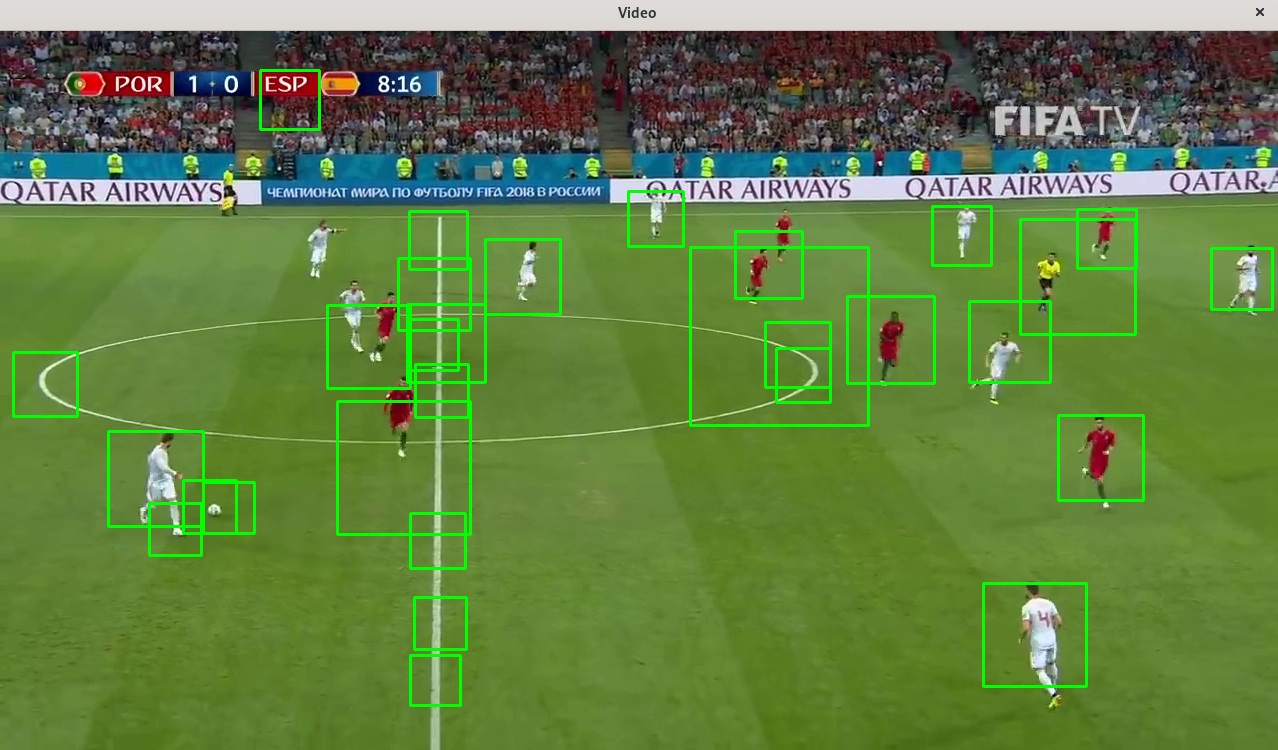
#> input picture picture.png, 1278 x 750 px, given in place of poresp.mp4, which was not available
$ python football.py
#> lines starting #> are read from the running program, lines starting #| are printed output that depends on the picture; after the words box and inside, x2 and y2 are one past the last pixel; in counts of white or black regions, pixels touching at a corner belong together; pictures that were not available may be replaced by others from this repository, and a replacement may not be noted
#> further down, frame is the input picture: shape (750, 1278, 3); mean B, G, R 65.7, 127.6, 96.8
#!/usr/bin/bash/python3
import cv2 as cv

cascade = cv.CascadeClassifier('cascade/cascade.xml')

cap = cv.VideoCapture('videos/poresp.mp4')
if not cap.isOpened:
    print("Error opening video")

def detect(frame):
    frame_gray = cv.cvtColor(frame, cv.COLOR_BGR2GRAY)
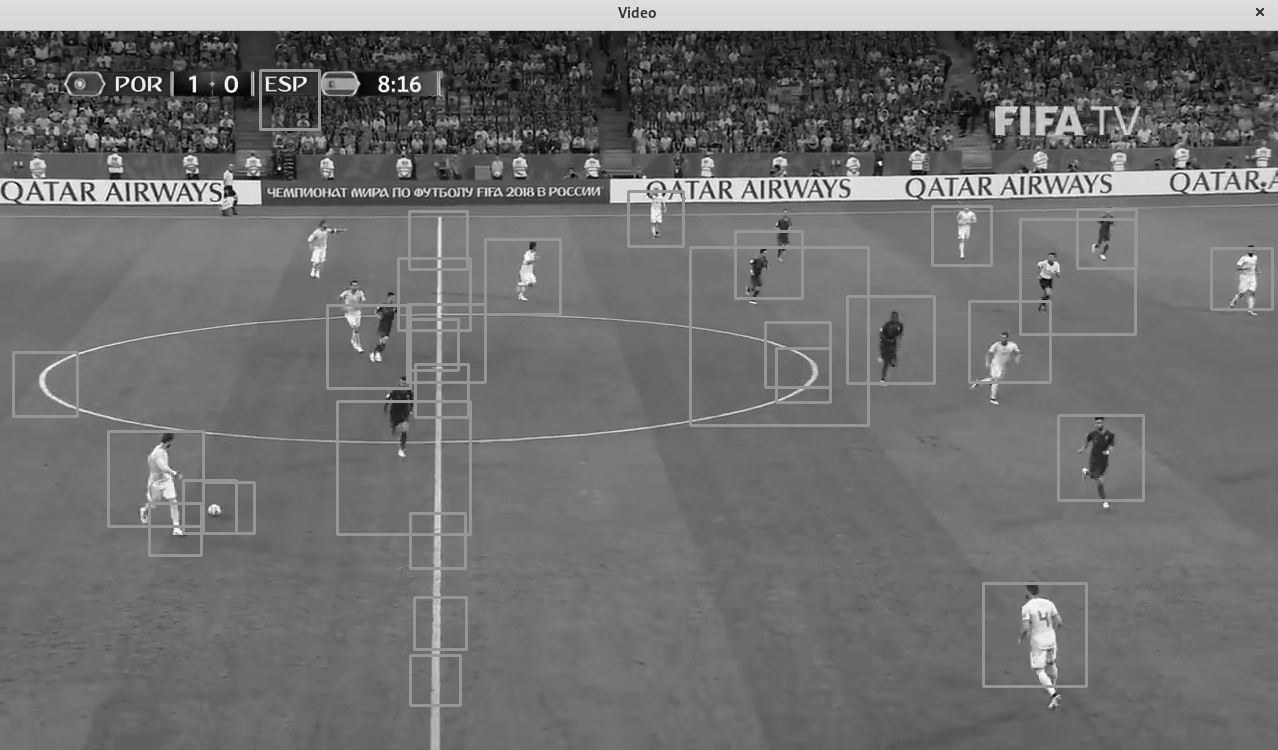
#> frame_gray: shape (750, 1278); min 0, max 255, mean 111.3
    frame_gray = cv.equalizeHist(frame_gray)
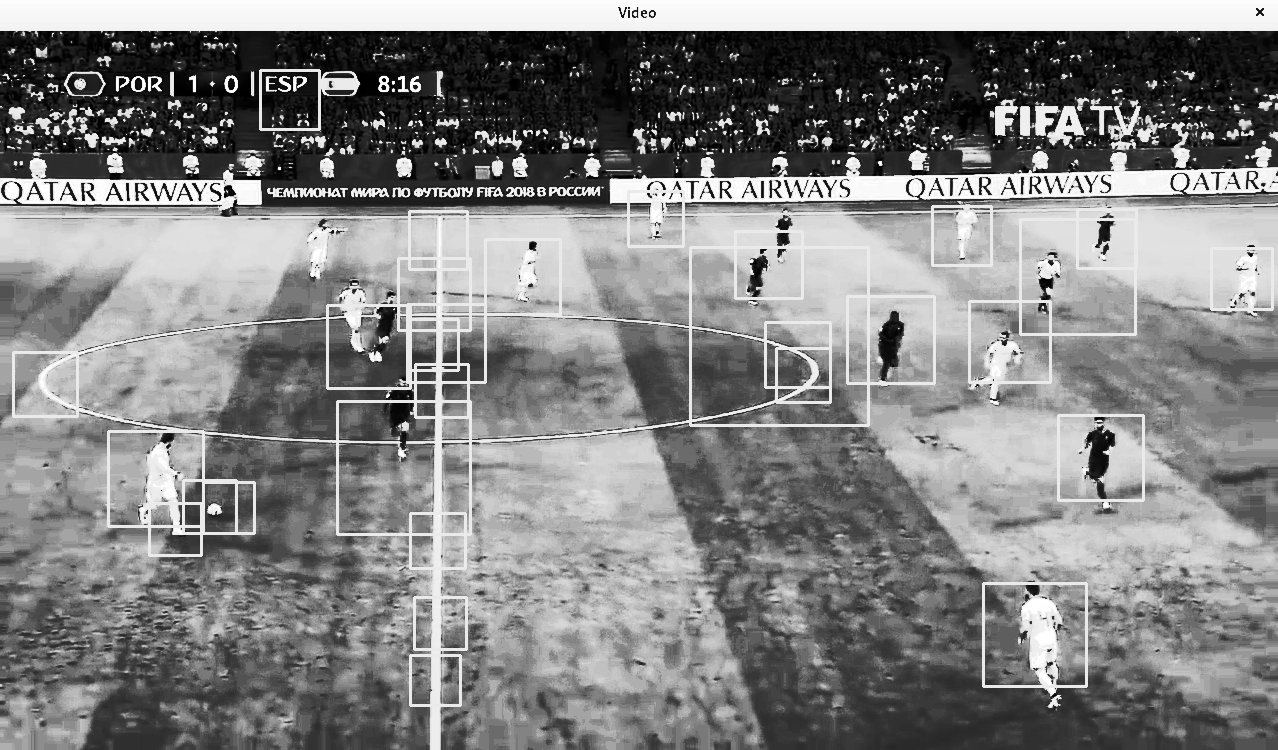
#> frame_gray: shape (750, 1278); min 0, max 255, mean 130.6

    detected = cascade.detectMultiScale(frame)
#> detected = 41 rows, first 6: [1164, 26, 54, 54], [431, 109, 60, 60], [627, 190, 52, 52], [732, 234, 66, 66], [934, 207, 57, 57], [1074, 206, 60, 60]
    for(x,y,w,h) in detected:
        frame = cv.rectangle(frame, (x, y), (x+h, y+w), (0, 255, 0), 2)
#> this loop made 41 passes
#> (x, y, w, h) on passes 1 to 12: (1164, 26, 54, 54), (431, 109, 60, 60), (627, 190, 52, 52), (732, 234, 66, 66), (934, 207, 57, 57), (1074, 206, 60, 60), (408, 214, 53, 53), (327, 303, 74, 74), (489, 239, 68, 68), (1208, 246, 62, 62), (1014, 253, 61, 61), (406, 259, 52, 52)
#> pass 1, in detect, `frame = cv.rectangle(frame, (x, y), (x+h, y+w), (0, 255, 0), 2)`:
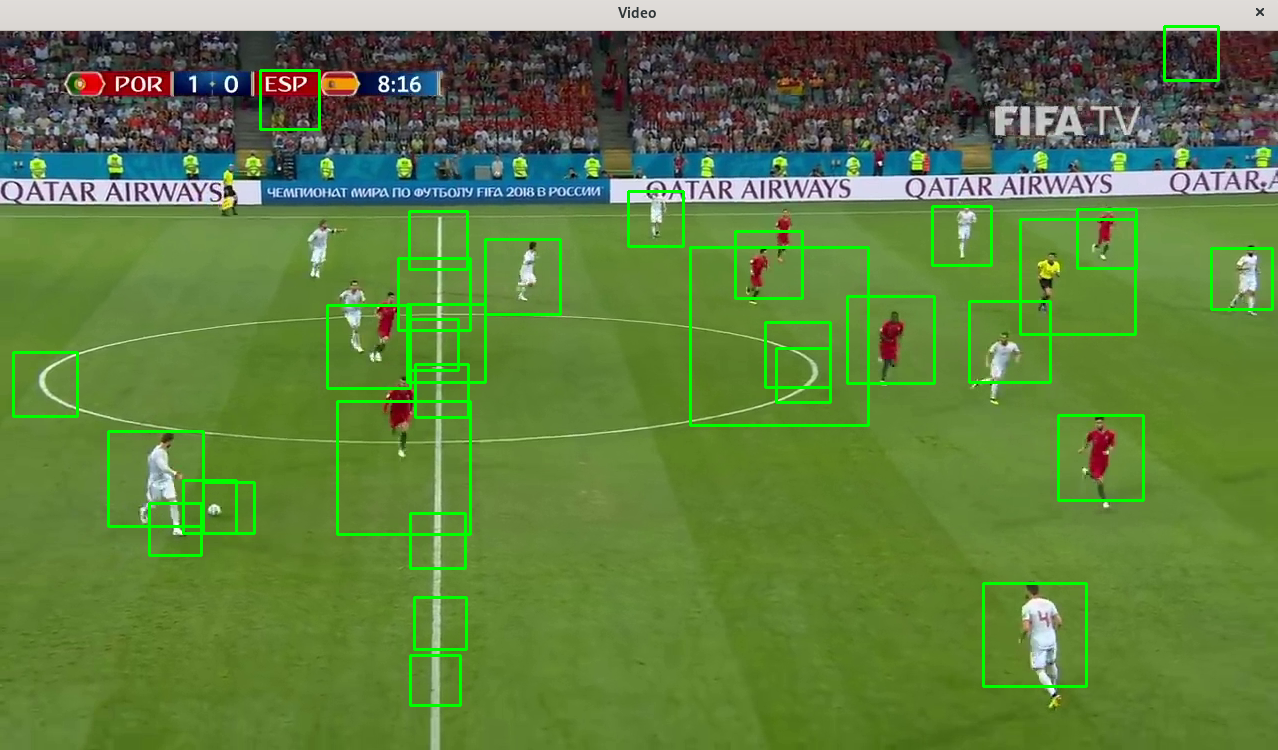
#> frame: shape (750, 1278, 3); 0.07% of pixels changed, all inside (x1, y1, x2, y2) = (1163, 25, 1220, 82)
#> after the loop:
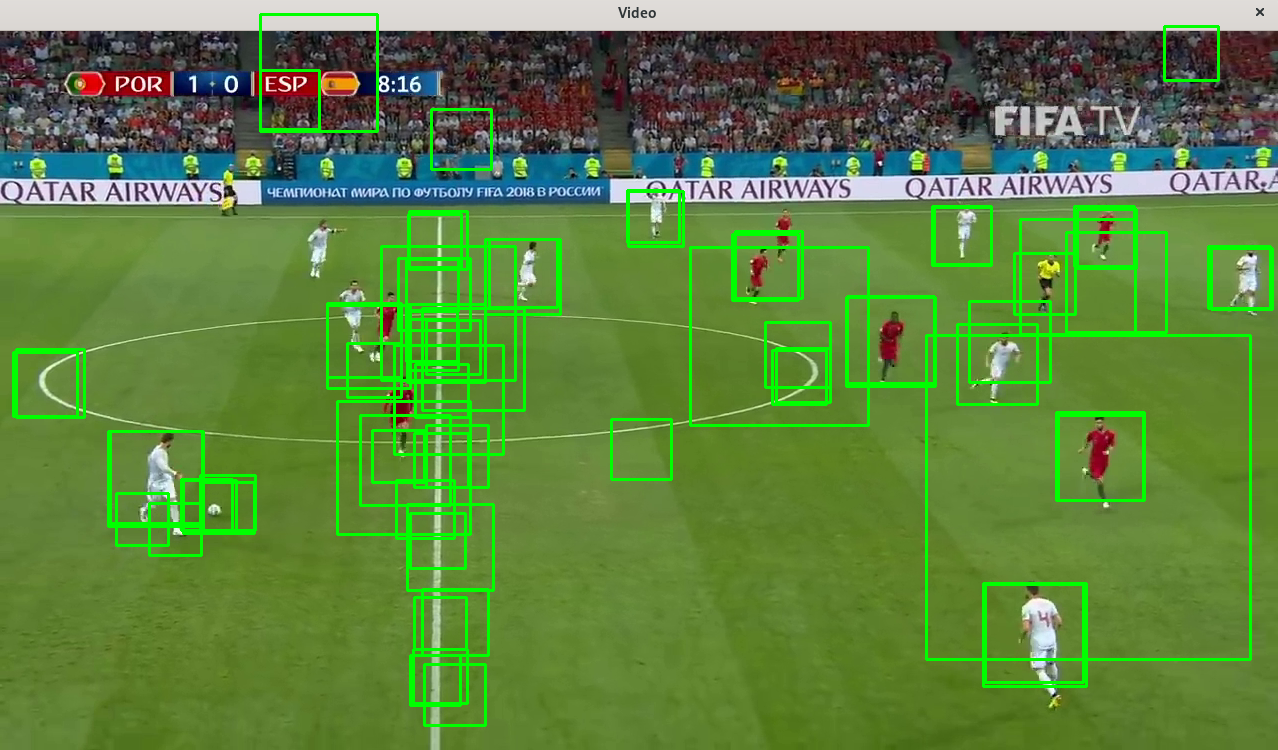
#> frame: shape (750, 1278, 3); mean B, G, R 63.9, 131.5, 93.7


while True:
    ret, frame = cap.read()
    if frame is None:
        break
    detect(frame)
    cv.imshow('Video', frame)

    if cv.waitKey(10) == 27:
#> (key Esc is pressed here)
        break

cap.release()
cv.destroyAllWindows()
